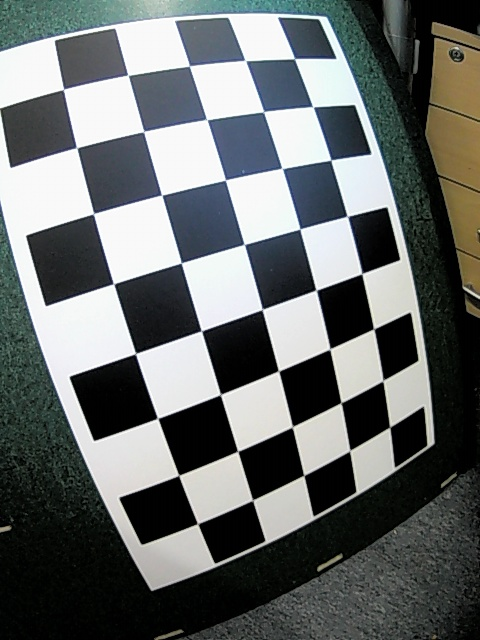
#> input picture data/data_cam1/images/img_0002.jpg, 480 x 640 px, given in place of the camera
$ python preview_cameras.py
#> lines starting #> are read from the running program, lines starting #| are printed output that depends on the picture; after the words box and inside, x2 and y2 are one past the last pixel; in counts of white or black regions, pixels touching at a corner belong together
### tracking_drones/video_sources.py
from __future__ import annotations

from dataclasses import dataclass
from typing import Any, Iterator, Literal

import glob

import cv2


Rotation = Literal["none", "cw", "ccw", "180"]


def _rot_code(rot: Rotation) -> int | None:
    if rot == "none":
        return None
    if rot == "cw":
        return cv2.ROTATE_90_CLOCKWISE
    if rot == "ccw":
        return cv2.ROTATE_90_COUNTERCLOCKWISE
    if rot == "180":
        return cv2.ROTATE_180
    raise ValueError(f"unknown rotation: {rot}")


def apply_rotation(frame: Any, rot: Rotation) -> Any:
    code = _rot_code(rot)
    if code is None:
        return frame
    return cv2.rotate(frame, code)


@dataclass(frozen=True)
class CameraConfig:
    device: str
    width: int = 1280
    height: int = 720
    fps: int = 30
    fourcc: str = "YUYV"  # common uncompressed
    rotate: Rotation = "none"


def configure_capture(cap: cv2.VideoCapture, cfg: CameraConfig) -> None:
    if cfg.fourcc:
        cap.set(cv2.CAP_PROP_FOURCC, cv2.VideoWriter_fourcc(*cfg.fourcc))
    cap.set(cv2.CAP_PROP_FRAME_WIDTH, int(cfg.width))
    cap.set(cv2.CAP_PROP_FRAME_HEIGHT, int(cfg.height))
    cap.set(cv2.CAP_PROP_FPS, int(cfg.fps))


class SingleCameraReader:
    # [20 lines left out: functions __init__, read, not called in this run]

    def release(self) -> None:
        self.cap.release()


class DualCameraReader:
    def __init__(self, left: CameraConfig, right: CameraConfig) -> None:
        self.left_cfg = left
        self.right_cfg = right

        self.capL = cv2.VideoCapture(left.device, cv2.CAP_V4L2)
        self.capR = cv2.VideoCapture(right.device, cv2.CAP_V4L2)

        if not self.capL.isOpened() or not self.capR.isOpened():
            raise RuntimeError("Failed to open one or both cameras")

        configure_capture(self.capL, left)
        configure_capture(self.capR, right)

        # Best-effort: keep raw-ish output when possible.
        try:
            self.capL.set(cv2.CAP_PROP_CONVERT_RGB, 0)
            self.capR.set(cv2.CAP_PROP_CONVERT_RGB, 0)
        except Exception:
            pass

    def read(self) -> tuple[Any, Any] | None:
        # Grab both then retrieve to keep them as close as OpenCV allows.
        self.capL.grab()
        self.capR.grab()

        okL, frameL = self.capL.retrieve()
#> frameL is the input picture: shape (640, 480, 3); mean B, G, R 107, 107.8, 103.6
#> okL = True
        okR, frameR = self.capR.retrieve()
#> okR = True
        if not (okL and okR):
            return None

        frameL = apply_rotation(frameL, self.left_cfg.rotate)
#> in apply_rotation, `return cv2.rotate(frame, code)`:
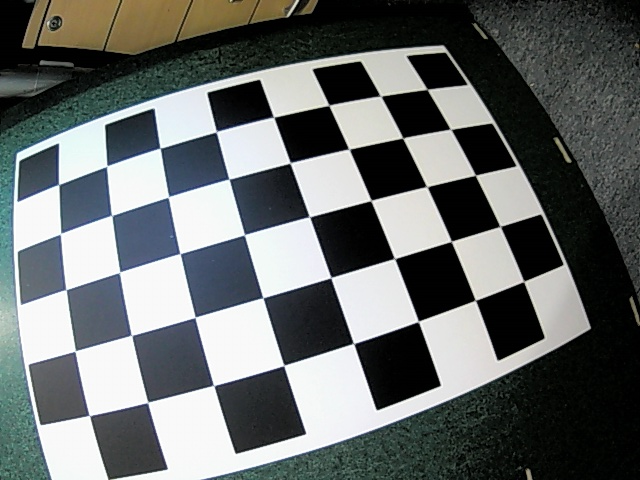
#> returned value: shape (480, 640, 3); mean of channels 0, 1, 2 107, 107.8, 103.6; drawn as B, G, R
        frameR = apply_rotation(frameR, self.right_cfg.rotate)
#> call 2 of apply_rotation, with rot = 'cw'
#> in apply_rotation (call 2), `return cv2.rotate(frame, code)`:
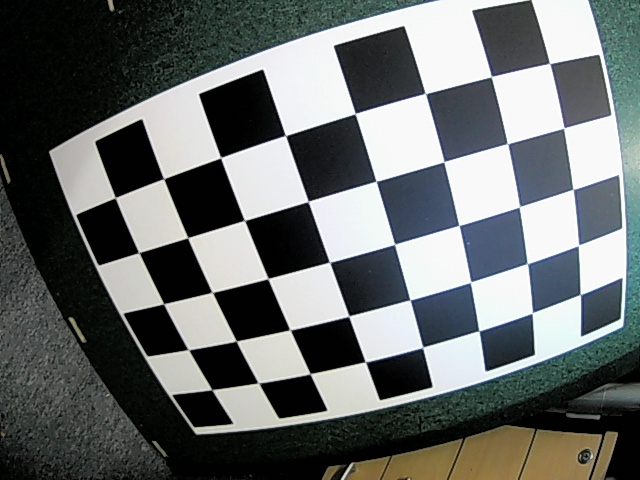
#> returned value: shape (480, 640, 3); mean of channels 0, 1, 2 107, 107.8, 103.6; drawn as B, G, R
        return frameL, frameR

    def release(self) -> None:
        self.capL.release()
        self.capR.release()


# [7 lines left out: function iter_images, not called in this run]

### tracking_drones/viz.py
from __future__ import annotations

import cv2
import numpy as np

from .calibration import bearing_to_az_el_deg
from .tracker import Track


# [23 lines left out: function draw_tracks, not called in this run]


def stack_debug(left: np.ndarray, right: np.ndarray, max_w: int = 1600) -> np.ndarray:
    if left.shape[0] != right.shape[0]:
        h = min(left.shape[0], right.shape[0])
        left = cv2.resize(left, (int(left.shape[1] * (h / left.shape[0])), h))
        right = cv2.resize(right, (int(right.shape[1] * (h / right.shape[0])), h))

    stacked = np.hstack([left, right])
    if stacked.shape[1] > max_w:
        scale = max_w / stacked.shape[1]
        stacked = cv2.resize(stacked, (int(stacked.shape[1] * scale), int(stacked.shape[0] * scale)))
    return stacked

### tracking_drones/preview_cameras.py
from __future__ import annotations

import argparse
import time
from typing import Any

# Allow running this file directly from inside the tracking_drones folder.
if __package__ in (None, ""):
    import sys
    from pathlib import Path

    sys.path.insert(0, str(Path(__file__).resolve().parents[1]))

import glob

import cv2

from tracking_drones.video_sources import CameraConfig, DualCameraReader, SingleCameraReader
from tracking_drones.viz import stack_debug


def _ensure_bgr(frame: Any) -> Any:
    if frame.ndim == 2:
        return cv2.cvtColor(frame, cv2.COLOR_GRAY2BGR)
    if frame.ndim == 3 and frame.shape[2] == 2:
        # best-effort: show luma
        y = frame[:, :, 0]
        return cv2.cvtColor(y, cv2.COLOR_GRAY2BGR)
    return frame


def _list_devices() -> list[str]:
    return sorted(glob.glob("/dev/video*"))


def main() -> None:
    ap = argparse.ArgumentParser(description="Live camera preview (single or stereo). Press 'q' to quit.")

    ap.add_argument("--list", action="store_true", help="List /dev/video* devices and exit.")

    # Single-camera mode
    ap.add_argument("--cam", default=None, help="Single camera device path (e.g. /dev/video0).")

    # Stereo mode (defaults match run_bearing_demo)
    ap.add_argument("--cam-left", default="/dev/video2")
    ap.add_argument("--cam-right", default="/dev/video0")

    ap.add_argument("--w", type=int, default=1280)
    ap.add_argument("--h", type=int, default=720)
    ap.add_argument("--fps", type=int, default=30)
    ap.add_argument("--fourcc", default="YUYV")

    ap.add_argument("--rot", default="none", choices=["none", "cw", "ccw", "180"], help="Rotation for --cam.")
    ap.add_argument("--rot-left", default="ccw", choices=["none", "cw", "ccw", "180"])
    ap.add_argument("--rot-right", default="cw", choices=["none", "cw", "ccw", "180"])

    ap.add_argument("--max-w", type=int, default=1600, help="Max stacked preview width.")
    args = ap.parse_args()

    if args.list:
        devs = _list_devices()
        if not devs:
            print("No /dev/video* devices found.")
        else:
            print("Found video devices:")
            for d in devs:
                print(f"  {d}")
        return

    last_t = time.time()
    fps_ema = 0.0

    if args.cam:
        reader: Any = SingleCameraReader(
            CameraConfig(
                device=str(args.cam),
                width=int(args.w),
                height=int(args.h),
                fps=int(args.fps),
                fourcc=str(args.fourcc),
                rotate=str(args.rot),
            )
        )
        win = "preview"

        try:
            while True:
                frame = reader.read()
                if frame is None:
                    continue

                now = time.time()
                dt = now - last_t
                last_t = now
                if dt > 0:
                    fps_ema = 0.9 * fps_ema + 0.1 * (1.0 / dt)

                out = _ensure_bgr(frame)
                cv2.putText(
                    out,
                    f"fps~{fps_ema:.1f} {args.cam}",
                    (10, 25),
                    cv2.FONT_HERSHEY_SIMPLEX,
                    0.7,
                    (255, 255, 255),
                    2,
                )
                cv2.imshow(win, out)

                k = cv2.waitKey(1) & 0xFF
                if k in (ord("q"), 27):
                    break
        finally:
            reader.release()
            cv2.destroyAllWindows()
        return

    # Stereo mode
    reader2 = DualCameraReader(
        left=CameraConfig(
            device=str(args.cam_left),
            width=int(args.w),
            height=int(args.h),
            fps=int(args.fps),
            fourcc=str(args.fourcc),
            rotate=str(args.rot_left),
        ),
        right=CameraConfig(
            device=str(args.cam_right),
            width=int(args.w),
            height=int(args.h),
            fps=int(args.fps),
            fourcc=str(args.fourcc),
            rotate=str(args.rot_right),
        ),
    )

    try:
        while True:
            pair = reader2.read()
            if pair is None:
                continue
            frameL, frameR = pair

            now = time.time()
            dt = now - last_t
            last_t = now
            if dt > 0:
                fps_ema = 0.9 * fps_ema + 0.1 * (1.0 / dt)

            left = _ensure_bgr(frameL)
            right = _ensure_bgr(frameR)

            cv2.putText(
                left,
                f"LEFT fps~{fps_ema:.1f} {args.cam_left}",
                (10, 25),
                cv2.FONT_HERSHEY_SIMPLEX,
                0.7,
                (255, 255, 255),
                2,
            )
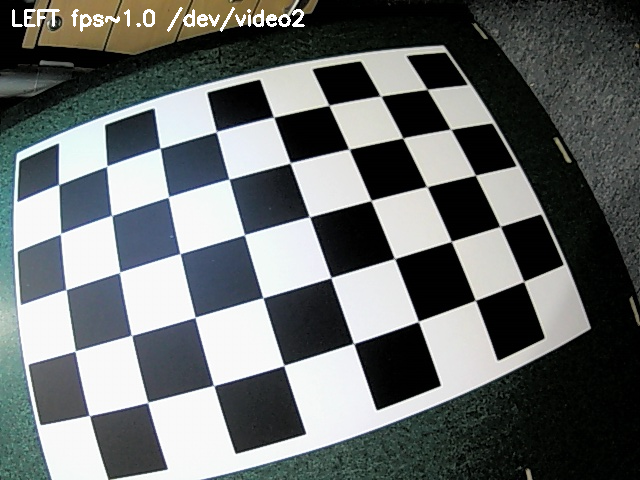
#> left: shape (480, 640, 3); 0.61% of pixels changed, all inside (x1, y1, x2, y2) = (12, 7, 305, 32)
            cv2.putText(
                right,
                f"RIGHT {args.cam_right}",
                (10, 25),
                cv2.FONT_HERSHEY_SIMPLEX,
                0.7,
                (255, 255, 255),
                2,
            )
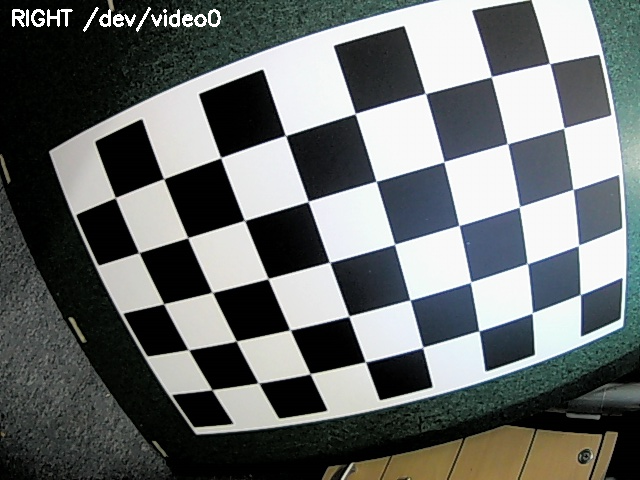
#> right: shape (480, 640, 3); 0.49% of pixels changed, all inside (x1, y1, x2, y2) = (12, 7, 221, 32)

            stacked = stack_debug(left, right, max_w=int(args.max_w))
#> in stack_debug, `stacked = np.hstack([left, right])`:
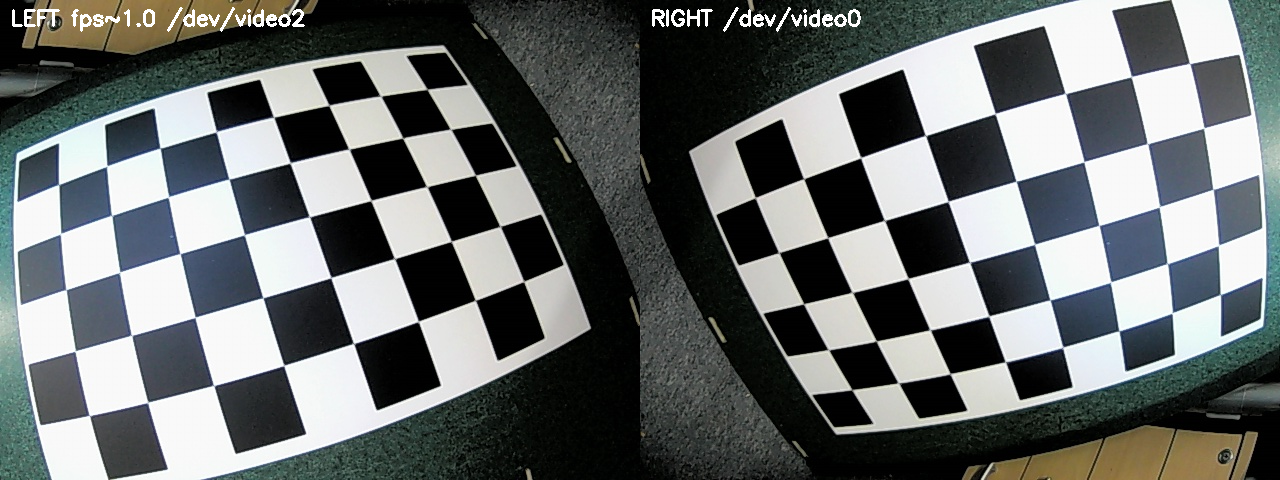
#> stacked: shape (480, 1280, 3); mean B, G, R 108.2, 108.9, 104.7
            cv2.imshow("preview_stereo", stacked)

            k = cv2.waitKey(1) & 0xFF
#> (key q is pressed here)
            if k in (ord("q"), 27):
                break
    finally:
        reader2.release()
        cv2.destroyAllWindows()


if __name__ == "__main__":
    main()

$ run again, on data/data_cam1/images/img_0003.jpg
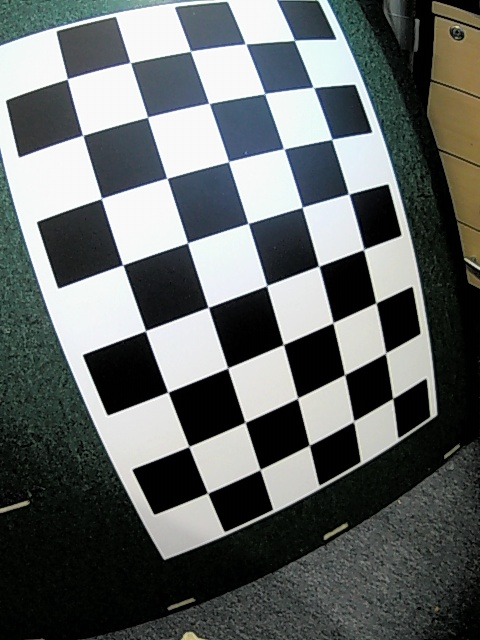
#> input picture data/data_cam1/images/img_0003.jpg, 480 x 640 px, given in place of the camera
#> in read, frameL is the input picture: shape (640, 480, 3); mean B, G, R 102.5, 103.6, 98.9
#> okL = True
#> left: shape (480, 640, 3); mean B, G, R 103.8, 104.7, 99.9
#> in main, `cv2.putText( right, f"RIGHT {args.cam_right}", (10, 25), cv2.FONT_HERS..`:
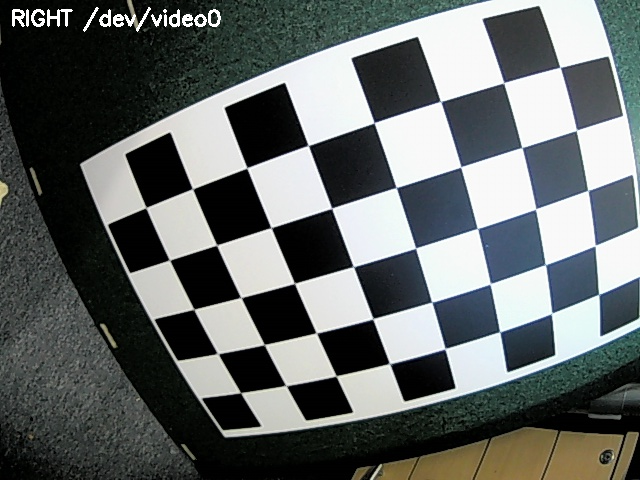
#> right: shape (480, 640, 3); mean B, G, R 103.7, 104.8, 100.1
#> in stack_debug, `stacked = np.hstack([left, right])`:
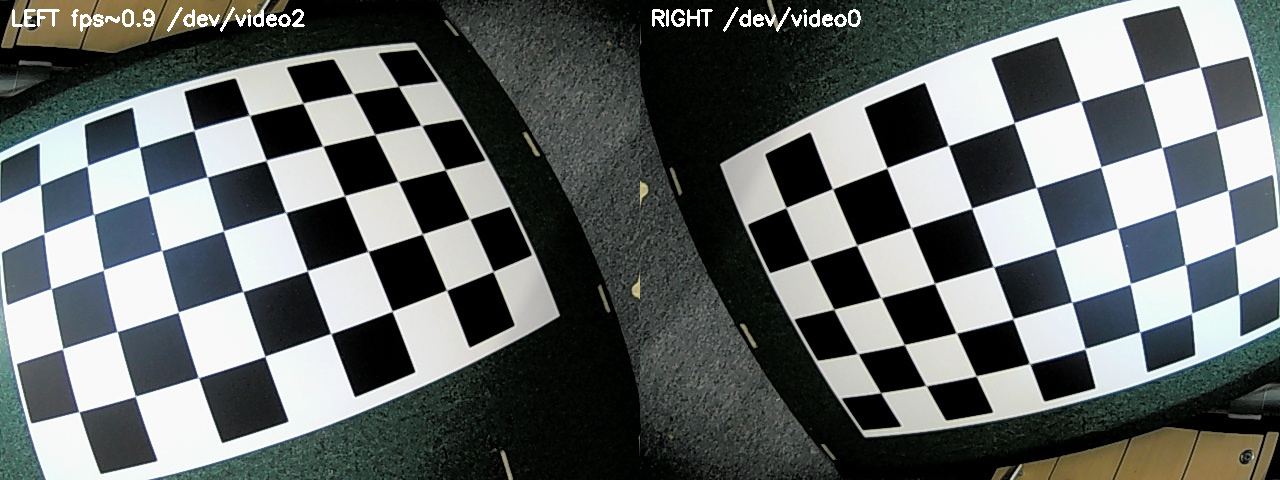
#> stacked: shape (480, 1280, 3); mean B, G, R 103.8, 104.7, 100

$ run again, on data/data_cam1/images/img_0004.jpg
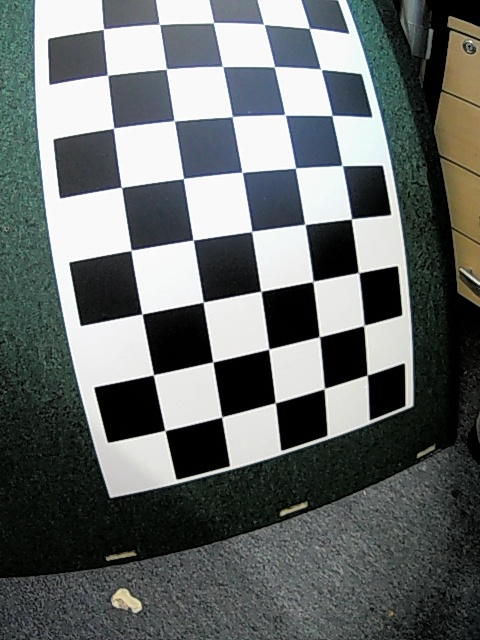
#> input picture data/data_cam1/images/img_0004.jpg, 480 x 640 px, given in place of the camera
#> in read, frameL is the input picture: shape (640, 480, 3); mean B, G, R 106.3, 107.4, 102.3
#> okL = True
#> left: shape (480, 640, 3); mean B, G, R 107.5, 108.3, 103.1
#> in main, `cv2.putText( right, f"RIGHT {args.cam_right}", (10, 25), cv2.FONT_HERS..`:
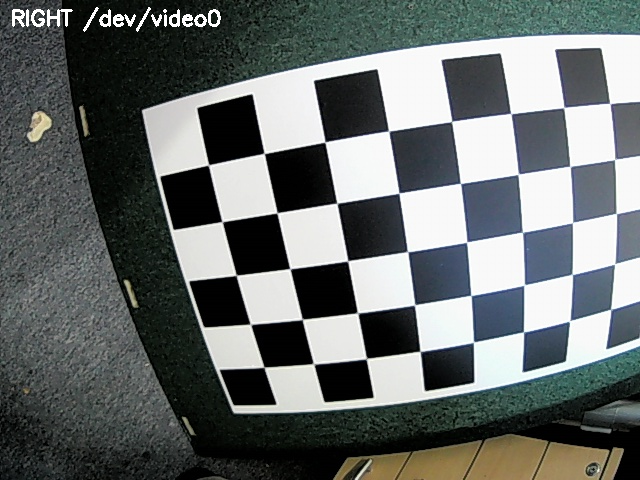
#> right: shape (480, 640, 3); mean B, G, R 107.4, 108.5, 103.4
#> in stack_debug, `stacked = np.hstack([left, right])`:
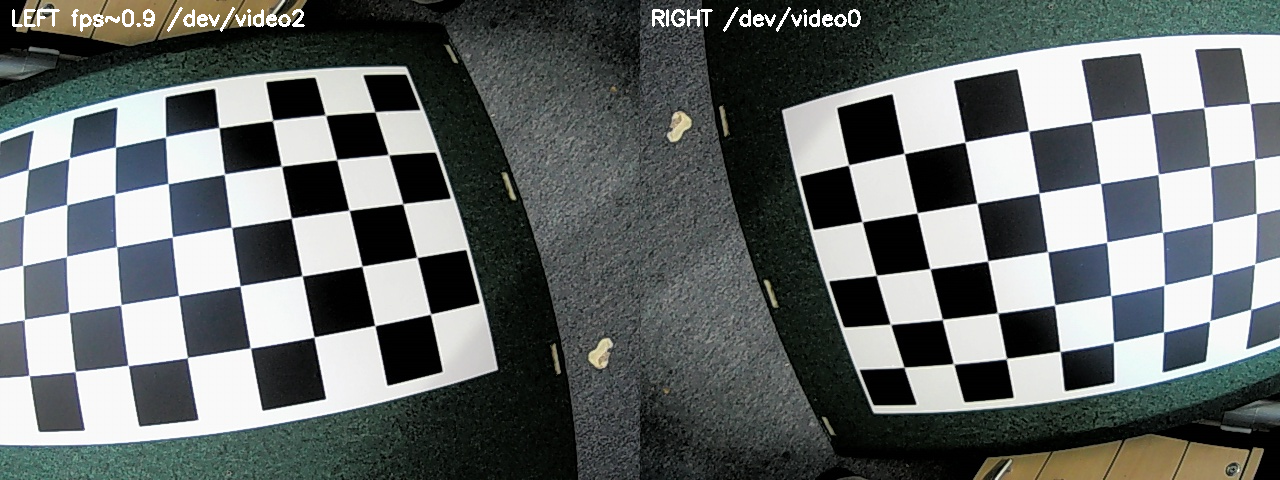
#> stacked: shape (480, 1280, 3); mean B, G, R 107.4, 108.4, 103.3

$ run again, on data/data_cam1/images/img_0005.jpg
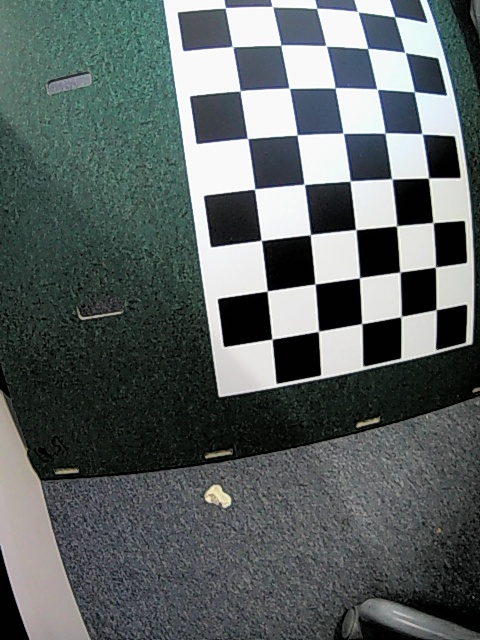
#> input picture data/data_cam1/images/img_0005.jpg, 480 x 640 px, given in place of the camera
#> in read, frameL is the input picture: shape (640, 480, 3); mean B, G, R 99.6, 100.1, 92.1
#> okL = True
#> left: shape (480, 640, 3); mean B, G, R 100.5, 101, 93
#> in main, `cv2.putText( right, f"RIGHT {args.cam_right}", (10, 25), cv2.FONT_HERS..`:
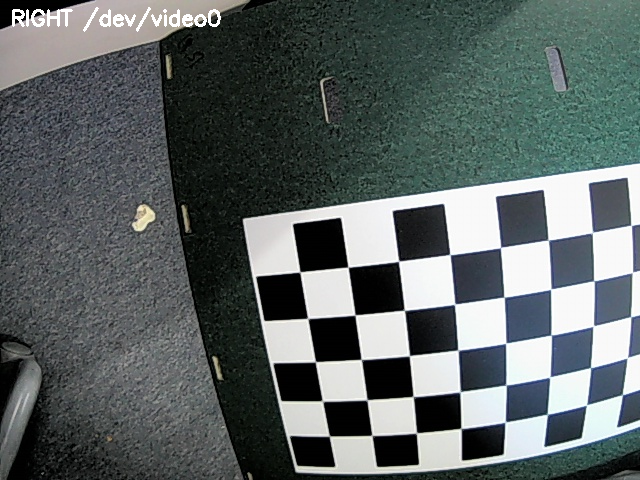
#> right: shape (480, 640, 3); mean B, G, R 100.2, 100.7, 92.6
#> in stack_debug, `stacked = np.hstack([left, right])`:
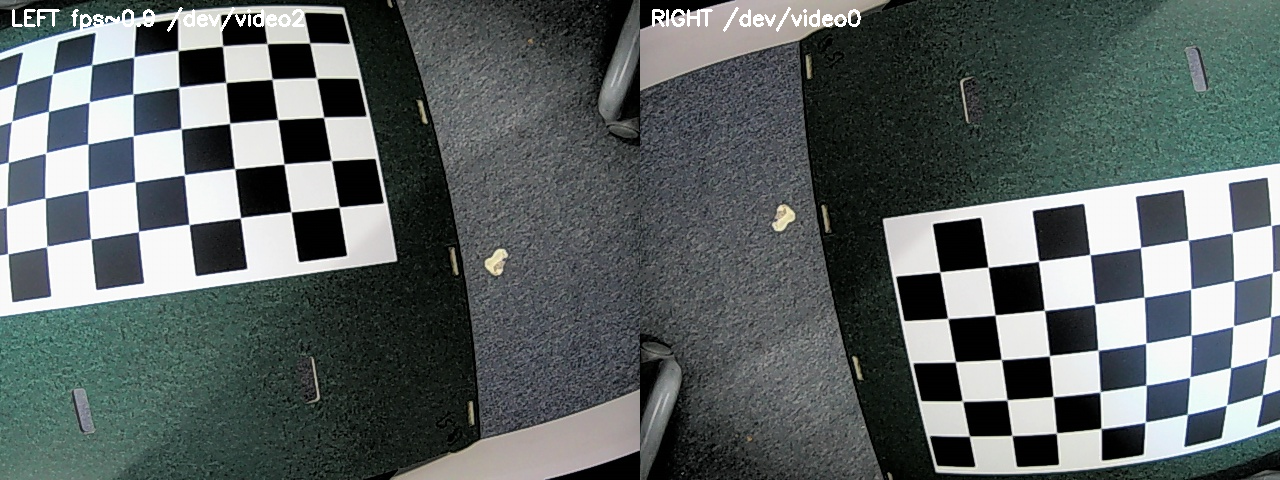
#> stacked: shape (480, 1280, 3); mean B, G, R 100.4, 100.8, 92.8
